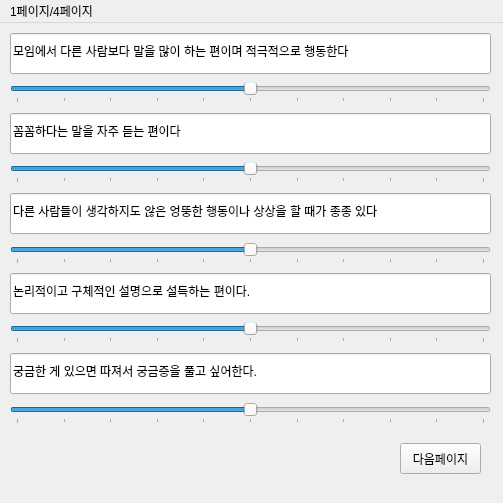
<?xml version="1.0" encoding="UTF-8"?>
<ui version="4.0">
 <class>MainWindow</class>
 <widget class="QMainWindow" name="MainWindow">
  <property name="geometry">
   <rect>
    <x>0</x>
    <y>0</y>
    <width>503</width>
    <height>503</height>
   </rect>
  </property>
  <property name="windowTitle">
   <string>MainWindow</string>
  </property>
  <widget class="QWidget" name="centralwidget">
   <widget class="QSlider" name="horizontalSlider_2">
    <property name="geometry">
     <rect>
      <x>10</x>
      <y>140</y>
      <width>481</width>
      <height>20</height>
     </rect>
    </property>
    <property name="minimum">
     <number>-100</number>
    </property>
    <property name="maximum">
     <number>100</number>
    </property>
    <property name="singleStep">
     <number>1</number>
    </property>
    <property name="pageStep">
     <number>20</number>
    </property>
    <property name="value">
     <number>0</number>
    </property>
    <property name="orientation">
     <enum>Qt::Horizontal</enum>
    </property>
    <property name="tickPosition">
     <enum>QSlider::TicksBelow</enum>
    </property>
   </widget>
   <widget class="QSlider" name="horizontalSlider_1">
    <property name="geometry">
     <rect>
      <x>10</x>
      <y>60</y>
      <width>481</width>
      <height>20</height>
     </rect>
    </property>
    <property name="minimum">
     <number>-100</number>
    </property>
    <property name="maximum">
     <number>100</number>
    </property>
    <property name="singleStep">
     <number>1</number>
    </property>
    <property name="pageStep">
     <number>20</number>
    </property>
    <property name="value">
     <number>0</number>
    </property>
    <property name="orientation">
     <enum>Qt::Horizontal</enum>
    </property>
    <property name="invertedAppearance">
     <bool>false</bool>
    </property>
    <property name="tickPosition">
     <enum>QSlider::TicksBelow</enum>
    </property>
    <property name="tickInterval">
     <number>0</number>
    </property>
   </widget>
   <widget class="QSlider" name="horizontalSlider_4">
    <property name="geometry">
     <rect>
      <x>10</x>
      <y>300</y>
      <width>481</width>
      <height>20</height>
     </rect>
    </property>
    <property name="minimum">
     <number>-100</number>
    </property>
    <property name="maximum">
     <number>100</number>
    </property>
    <property name="singleStep">
     <number>1</number>
    </property>
    <property name="pageStep">
     <number>20</number>
    </property>
    <property name="value">
     <number>0</number>
    </property>
    <property name="orientation">
     <enum>Qt::Horizontal</enum>
    </property>
    <property name="tickPosition">
     <enum>QSlider::TicksBelow</enum>
    </property>
   </widget>
   <widget class="QSlider" name="horizontalSlider_3">
    <property name="geometry">
     <rect>
      <x>10</x>
      <y>220</y>
      <width>481</width>
      <height>21</height>
     </rect>
    </property>
    <property name="minimum">
     <number>-100</number>
    </property>
    <property name="maximum">
     <number>100</number>
    </property>
    <property name="singleStep">
     <number>1</number>
    </property>
    <property name="pageStep">
     <number>20</number>
    </property>
    <property name="value">
     <number>0</number>
    </property>
    <property name="orientation">
     <enum>Qt::Horizontal</enum>
    </property>
    <property name="tickPosition">
     <enum>QSlider::TicksBelow</enum>
    </property>
   </widget>
   <widget class="QSlider" name="horizontalSlider_5">
    <property name="geometry">
     <rect>
      <x>10</x>
      <y>380</y>
      <width>481</width>
      <height>21</height>
     </rect>
    </property>
    <property name="minimum">
     <number>-100</number>
    </property>
    <property name="maximum">
     <number>100</number>
    </property>
    <property name="singleStep">
     <number>1</number>
    </property>
    <property name="pageStep">
     <number>20</number>
    </property>
    <property name="value">
     <number>0</number>
    </property>
    <property name="orientation">
     <enum>Qt::Horizontal</enum>
    </property>
    <property name="tickPosition">
     <enum>QSlider::TicksBelow</enum>
    </property>
   </widget>
   <widget class="QPushButton" name="pushButton">
    <property name="geometry">
     <rect>
      <x>400</x>
      <y>420</y>
      <width>81</width>
      <height>31</height>
     </rect>
    </property>
    <property name="text">
     <string>다음페이지</string>
    </property>
   </widget>
   <widget class="QLineEdit" name="lineEdit">
    <property name="geometry">
     <rect>
      <x>10</x>
      <y>10</y>
      <width>481</width>
      <height>41</height>
     </rect>
    </property>
    <property name="text">
     <string>모임에서 다른 사람보다 말을 많이 하는 편이며 적극적으로 행동한다 </string>
    </property>
    <property name="readOnly">
     <bool>true</bool>
    </property>
   </widget>
   <widget class="QLineEdit" name="lineEdit_2">
    <property name="geometry">
     <rect>
      <x>10</x>
      <y>90</y>
      <width>481</width>
      <height>41</height>
     </rect>
    </property>
    <property name="text">
     <string>꼼꼼하다는 말을 자주 듣는 편이다  </string>
    </property>
    <property name="readOnly">
     <bool>true</bool>
    </property>
   </widget>
   <widget class="QLineEdit" name="lineEdit_3">
    <property name="geometry">
     <rect>
      <x>10</x>
      <y>170</y>
      <width>481</width>
      <height>41</height>
     </rect>
    </property>
    <property name="text">
     <string>다른 사람들이 생각하지도 않은 엉뚱한 행동이나 상상을 할 때가 종종 있다 </string>
    </property>
    <property name="readOnly">
     <bool>true</bool>
    </property>
   </widget>
   <widget class="QLineEdit" name="lineEdit_4">
    <property name="geometry">
     <rect>
      <x>10</x>
      <y>250</y>
      <width>481</width>
      <height>41</height>
     </rect>
    </property>
    <property name="text">
     <string>논리적이고 구체적인 설명으로 설득하는 편이다. </string>
    </property>
    <property name="readOnly">
     <bool>true</bool>
    </property>
   </widget>
   <widget class="QLineEdit" name="lineEdit_5">
    <property name="geometry">
     <rect>
      <x>10</x>
      <y>330</y>
      <width>481</width>
      <height>41</height>
     </rect>
    </property>
    <property name="text">
     <string>궁금한 게 있으면 따져서 궁금증을 풀고 싶어한다.  </string>
    </property>
    <property name="readOnly">
     <bool>true</bool>
    </property>
   </widget>
  </widget>
  <widget class="QMenuBar" name="menubar">
   <property name="geometry">
    <rect>
     <x>0</x>
     <y>0</y>
     <width>503</width>
     <height>21</height>
    </rect>
   </property>
   <widget class="QMenu" name="menu1_4">
    <property name="title">
     <string>1페이지/4페이지</string>
    </property>
   </widget>
   <addaction name="menu1_4"/>
  </widget>
 </widget>
 <resources/>
 <connections/>
</ui>
